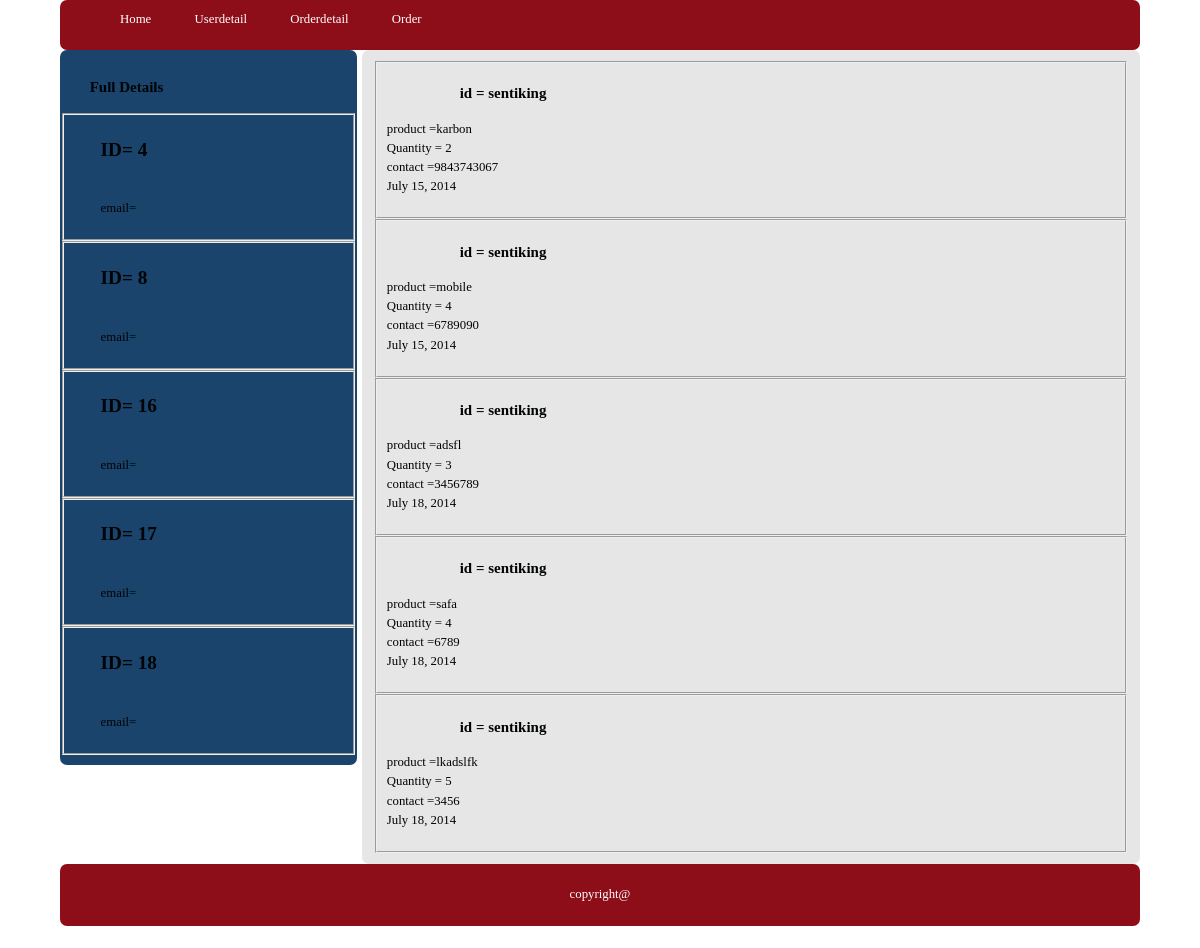
The app's page /dps/orderdetail/ with its own data.
### dps/models.py (models this page shows, shortened)
class Orders(models.Model):
    customer = models.ForeignKey(Users)
    contact_no	=models.CharField("contact number of customer", max_length=20,)
    dest_lat 	= models.FloatField("Address latitude", blank=True, default=0.0)
    dest_lng	= models.FloatField("Address longtitude", blank=True, default=0.0)
    productName = models.CharField("product name", max_length=30)
    Quantity 	= models.IntegerField("Total Quantity",max_length= 20,default=1)
    deliver_status= models.CharField("deliver status", max_length=30,blank = True,default = "Not delivered")
    date_order	= models.DateField("Date ordered",blank = True,auto_now = True)

class Users(models.Model):
	first_name 	= models.CharField("person's first name", max_length=30)
	last_name 	= models.CharField("person's last name", max_length=30)
	username	= models.CharField("username", max_length=30, unique=True)
	password	= models.CharField("password", max_length=30)
	email		= models.EmailField("person's email address", max_length=75,unique=True)
	phone_number= models.CharField("person's phone number", max_length=30)
	address		= models.CharField("person's address", max_length=30)
	def __unicode__(self):
		return self.username

### dps/templates/posttitleslist.html
{% extends "base.html" %}
{% block content %}
{% for post in object_list %}
<fieldset><p><h3>id = {{post.customer }}</h3>product ={{post.productName}}</br>Quantity = {{ post.Quantity}}</br>contact ={{ post.contact_no}}</br>{{post.date_order}}</p></fieldset>
{% endfor %}
{% endblock %}

### dps/templates/base.html (shortened to what this page needs)
<!DOCTYPE html>
<html lang ="en">
<head>
	<link rel = "stylesheet" href = "/static/css/style.css" type = "text/css">
</head>
<body class = "body">
	<header class = "mainHead">
		<nav>
			<ul>
			<li><a href = "/dps/">Home<a/></li>
			<li><a href = "/dps/userdetail/">Userdetail<a/></li>
			<li><a href = "/dps/orderdetail/">Orderdetail<a/></li>
			<li><a href = "/dps/form/">Order<a/></li>
			</ul>
		</nav>
	</header>
	<aside class = "asideinfo">
		<article>
			<h3>Full Details</h3>
					{% for post in object_list %}<fieldset>
			<h2>ID= {{post.id}}</h2>
			<p>{{ post.first_name }}&nbsp;{{ post.last_name }}</br>email={{post.email}}</p></fieldset>
			{% endfor %}
		</article>
</aside>
<div class = "mainContent">
		<div class = "content">
			{% block content %}
			{% endblock %}
		</div>
	</div>
	<footer class = "mainFooter">
		<center><a href = "#" taget = "_blank"><p>copyright@ </p></a></center>
	</footer>
</body>
<html>

### static/css/style.css (style rules this page uses)
body { background-color:white;//#1796E6; color:#000305; font-size: 80%; line-height: 1.5; text-align: left; }
a { text-decoration: none; }
a:link { color :#1a94d6; }
.body { margin: 0 auto; width: 90%; clear: both; }
.mainHead nav { background-color: #8D0D19;1A446C;//E56717; height: 50px; border-radius: 7px; -webkit-border-radius: 7px; -max-border-radius: 7px; }
.mainHead nav ul { list-style: none; margin: 0 auto; }
.mainHead nav ul li { font: left; display: inline; }
.mainHead nav a:link,.mainHead nav a:visited { color:#fff; display: inline-block; padding:10px 20px; height: 20px; }
.asideinfo { width: 27.5%; float: left; height:100%;//425px; margin 1% 1% 1% 0%; padding: 1% 0%; border-radius: 7px; -webkit-border-radius: 7px; -max-border-radius: 7px; background-color: #1A446C;#E6E6E6; }
.asideinfo p,h1,h2,h3 { margin-left: 10%; }
.content { width: 70%; float: right; padding: 1% 1%; margin 1% 0% 1% 0%; border-radius: 7px; -webkit-border-radius: 7px; -max-border-radius: 7px; background-color:#E6E6E6; }
.mainFooter { width: 100%; float: left; margin-bottom: 2%; border-radius: 7px; -webkit-border-radius: 7px; -max-border-radius: 7px; background-color: #8D0D19; }
.mainFooter p { width:92%; margin :2% auto; color: white; }

### records on screen
Orders: id "4", customer "sentiking", productName "karbon", Quantity "2", contact_no "9843743067", date_order "July 15, 2014"
Orders: id "8", customer "sentiking", productName "mobile", Quantity "4", contact_no "6789090", date_order "July 15, 2014"
Orders: id "16", customer "sentiking", productName "adsfl", Quantity "3", contact_no "3456789", date_order "July 18, 2014"
Orders: id "17", customer "sentiking", productName "safa", Quantity "4", contact_no "6789", date_order "July 18, 2014"
Orders: id "18", customer "sentiking", productName "lkadslfk", Quantity "5", contact_no "3456", date_order "July 18, 2014"
